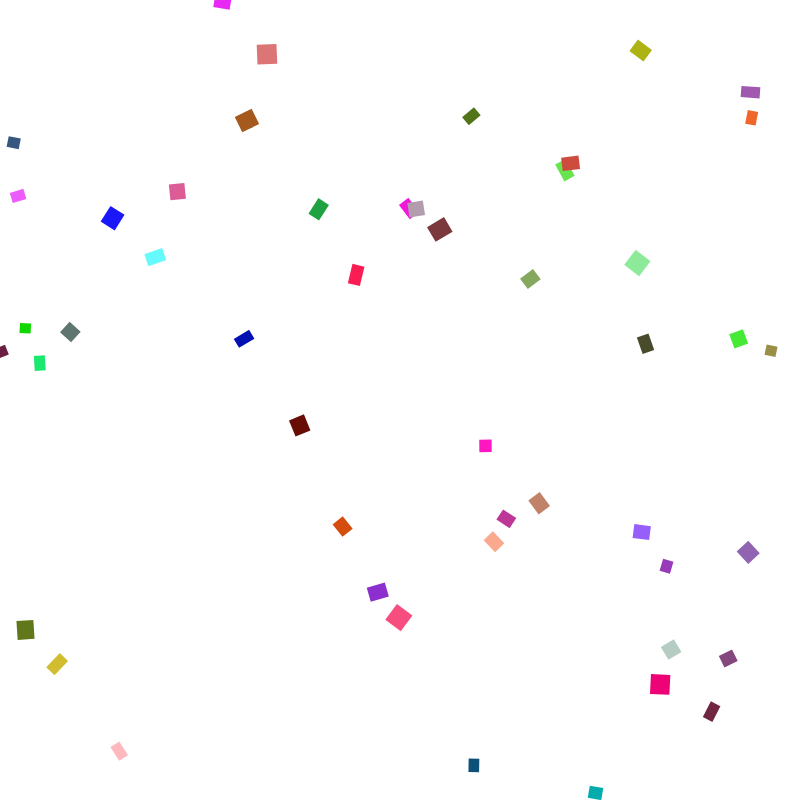
Frame 1 (no input)
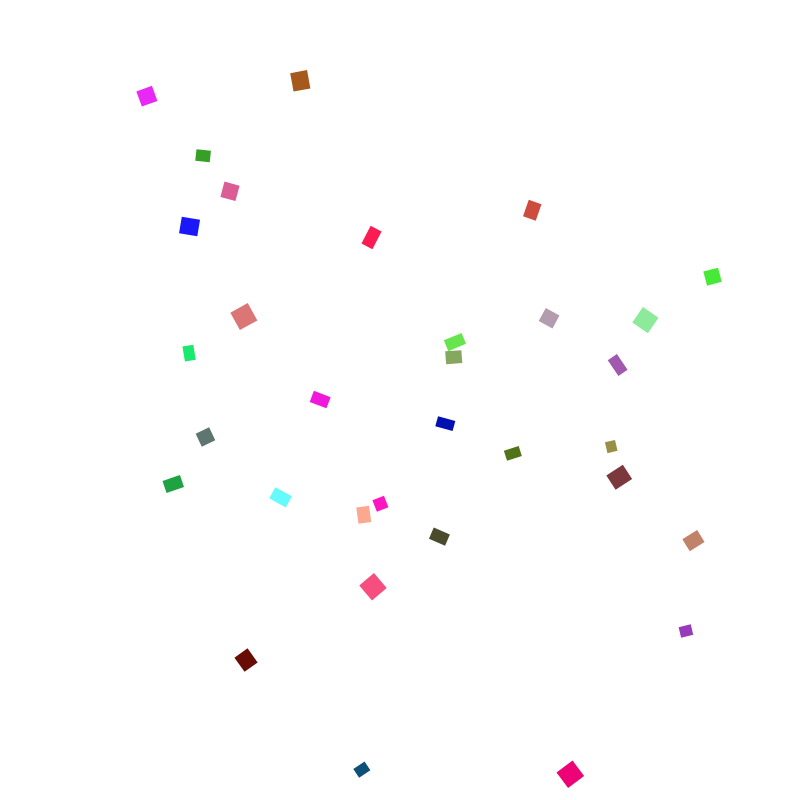
Frame 60 (no input)
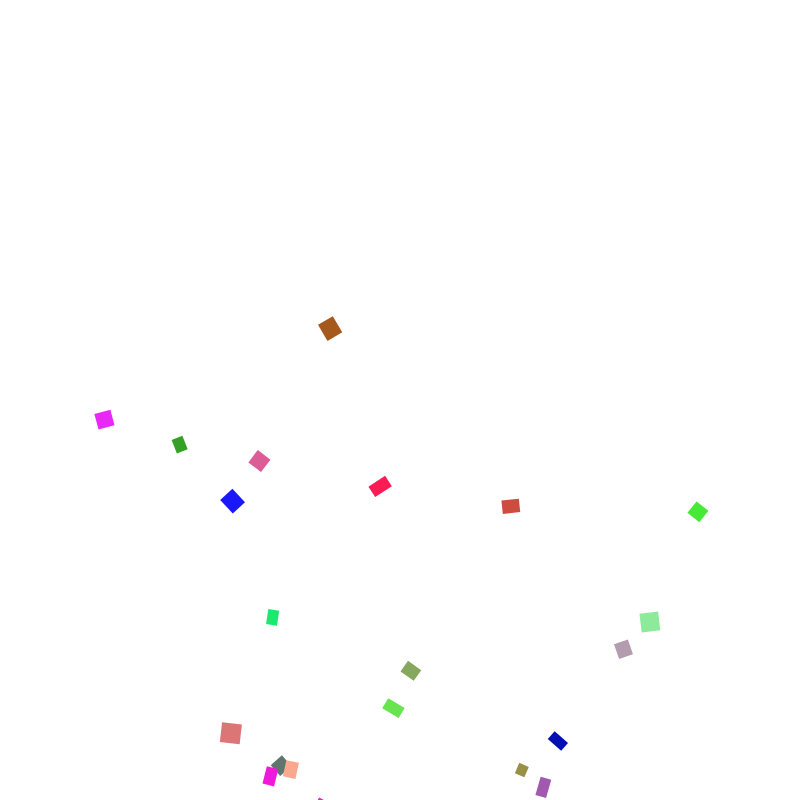
Frame 120 (the mouse pressed at the canvas centre since frame 60)

The p5.js sketch that drew these frames (run headless with seeded random() and noise() and a simulated clock; from frame 60 on, the mouse is pressed at the canvas centre):

// p5.js sketch
// ── sketch.js
let confetties = [];

function setup() {
  createCanvas(800, 800);

  for (let i = 0; i < 50; i++) {
    let x = random(width);
    let y = random(height);
    let w = random(10, 20);
    let h = random(10, 20);
    let colour = color(random(255), random(255), random(255));
    let force = random(2, 5);
    let angForce = random(0, 10);
    confetties.push(new Confetti(x, y, w, h, colour, force, angForce));
  }
}

function draw() {
  background(255);

  for (let i = confetties.length - 1; i >= 0; i--) {
    let aConfetti = confetties[i];
    aConfetti.update([0, 0.1], 0.99);
    if (aConfetti.isOutOfScreen()) {
      confetties.splice(i, 1);
    }
    aConfetti.display();
  }
}

class Confetti {
  constructor(x, y, w, h, colour, force, angForce) {
    this.pos = createVector(x, y);
    this.vel = createVector(0, 0);
    this.size = createVector(w, h);
    this.colour = colour;
    this.ang = random(TWO_PI);
    this.angVel = radians(angForce);
    this.init(force);
  }

  init(force) {
    let randomDir = random(TWO_PI);
    this.vel.x = force * cos(randomDir);
    this.vel.y = force * sin(randomDir);
  }

  update(force, friction) {
    this.vel.add(createVector(0, force[1]));
    this.pos.add(this.vel);
    this.vel.mult(friction);

    this.ang += this.angVel;
    this.angVel *= friction;
  }

  display() {
    push();
    rectMode(CENTER);
    translate(this.pos.x, this.pos.y);
    rotate(this.ang);
    noStroke();
    fill(this.colour);
    rect(0, 0, this.size.x, this.size.y);
    pop();
  }

  getDiagonal() {
    let sumSquare = pow(this.size.x * 0.5, 2) + pow(this.size.y * 0.5, 2);
    return sqrt(sumSquare);
  }

  isOutOfScreen() {
    return (
      this.pos.x < -this.getDiagonal() ||
      this.pos.x > width + this.getDiagonal() ||
      this.pos.y < -this.getDiagonal() ||
      this.pos.y > height + this.getDiagonal()
    );
  }
}
